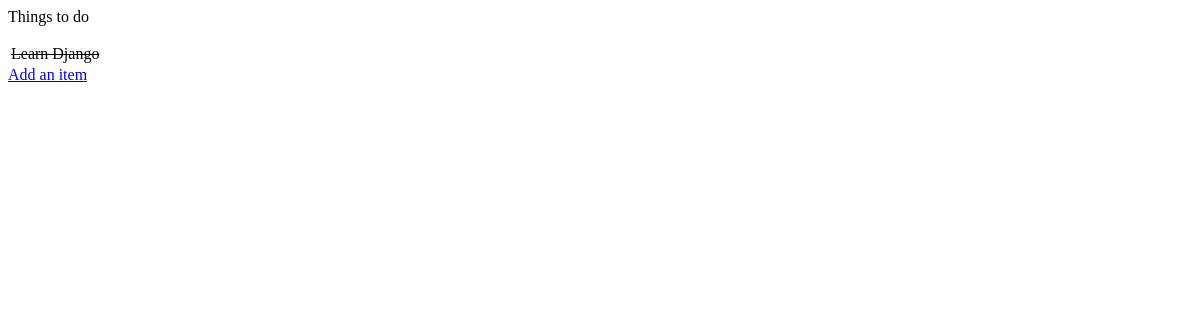
The app's page /list, older data.
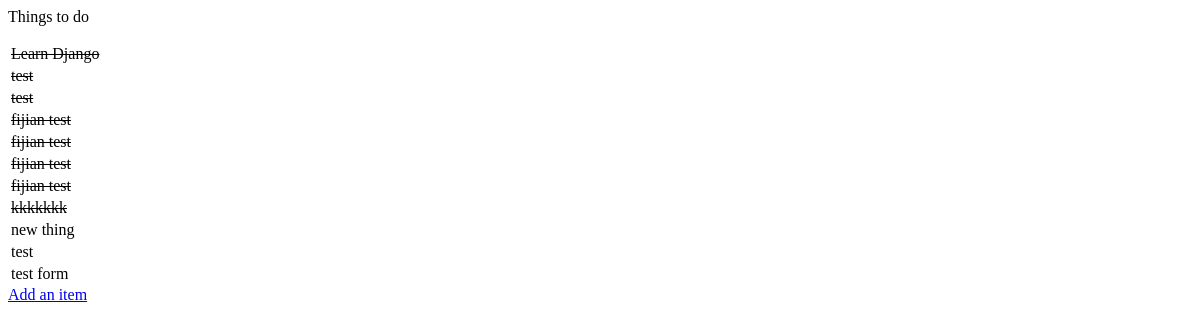
The same page, newer data.
### todo/models.py (models this page shows, shortened)
class Item(models.Model):
    name = models.CharField(max_length=50, blank=False, null=False)
    done = models.BooleanField(default=False, blank=False, null=False)

### todo/views.py (the view)
# urls.py: path("list", todo_list, name="todo_list"),
def todo_list(request):
    items = Item.objects.all()
    context = {"items": items}
    return render(request, "./todo/todo_list.html", context)

### todo/templates/todo/todo_list.html (shortened to what this page needs)
<html lang="en">
<head>
</head>
<body>
    <p>Things to do</p>
    <table>
        {% for item in items %}
            <tr>
                {% if item.done %}
                <td>
                    <del>
                        {{item.name}}
                    </del>
                </td>
                {% else %}
                <td>
                    {{item.name}}
                </td>
                {% endif %}
            </tr>
        {% empty %}
        <tr>
            <td>You have no tasks</td>
        </tr>
        {% endfor %}
    </table>
    <a href="./add">Add an item</a>
</body>
</html>

Row changes from the older to the newer data that the page shows:
added Item: name "test"
added Item: name "test"
added Item: name "fijian test"
added Item: name "fijian test"
added Item: name "fijian test"
added Item: name "fijian test"
added Item: name "kkkkkkk"
added Item: name "new thing"
added Item: name "test"
added Item: name "test form"
